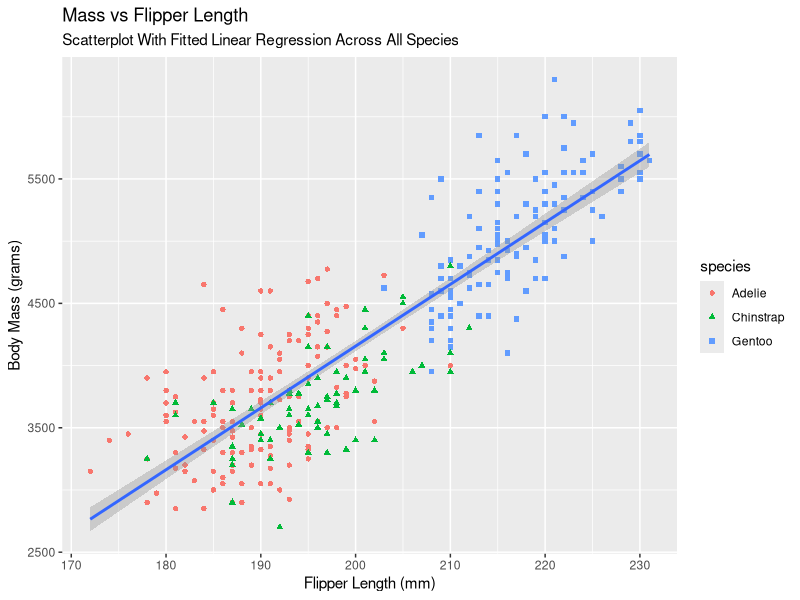
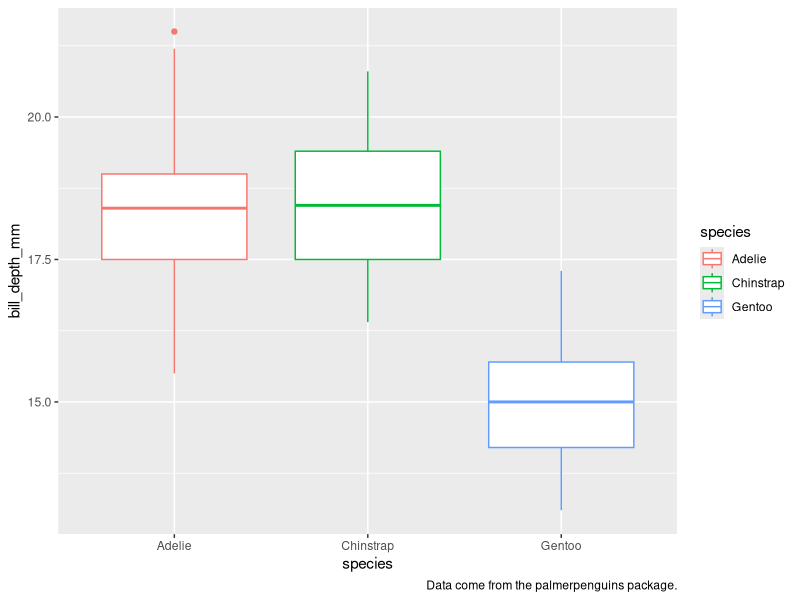

Recreate these plots in R, in order. (Note: this script raises an error after producing the figures.)
## ---- chunk 1
library(tidyverse)
library(palmerpenguins)
library(ggthemes)
## ---- chunk 2
penguins
## ---- chunk 3
# utilise the unique() function to return all rows containing unique observation, check the count against the original dataset
dimensions_original <- dim(penguins)

unique_penguins <- unique(penguins)
dimensions_analyses <- dim(unique_penguins)

dimensions_analyses == dimensions_original
print(dimensions_analyses)
print(dimensions_original)
# They are all unique, therefore tidy in the sense of observations, at least.
## ---- chunk 4
# Lets examine what we've created below:
# firstly, line '1' gives us the mapping of the x and y variables ONLY, leaving the rest as a choice. We can map the colour to species in any 'geom' function used if we wish to
figure_1 <- ggplot(penguins, aes(x = flipper_length_mm, y = body_mass_g)) +
  geom_point(mapping = aes(colour = species, shape = species)) + 
  geom_smooth(method = "lm") +
  labs(
    title = "Mass vs Flipper Length",
    subtitle = "Scatterplot With Fitted Linear Regression Across All Species",
    x = "Flipper Length (mm)",
    y = "Body Mass (grams)"
  )

# The mapping in geom_point() keeps the colour and shape separated by species only within the scatterpoints themselves. Thus, the line of best fit isn't separated by species/colour

figure_1
## ---- chunk 5
?penguins
## ---- chunk 6
bill_depth_length <- ggplot(penguins, mapping = aes(x = species, y = bill_depth_mm)) +
  geom_boxplot(mapping = aes(colour = species))  +
  labs(
    caption = "Data come from the palmerpenguins package."
  )

bill_depth_length
## ---- chunk 7
ggplot(data = penguins) + 
  geom_point()
## ---- chunk 8
?labs
## ---- chunk 9
scratch_plot <- ggplot(data = penguins, mapping = aes(x = flipper_length_mm, y = body_mass_g)) +
  geom_point(mapping = aes(colour = bill_depth_mm)) +
  geom_smooth()

scratch_plot
## ---- chunk 10
ggplot(
  data = penguins,
  mapping = aes(x = flipper_length_mm, y = body_mass_g, color = island)
) +
  geom_point() +
  geom_smooth(se = TRUE)
## ---- chunk 11
ggplot() +
  geom_point(
    data = penguins,
    mapping = aes(x = flipper_length_mm, y = body_mass_g)
  ) +
  geom_smooth(
    data = penguins,
    mapping = aes(x = flipper_length_mm, y = body_mass_g)
  )
## ---- chunk 12
# Don't need to enter in the y variable, just takes in 'count'. fct_infreq allows you to
# transform into factors and order by frequency!
ggplot(penguins, aes(x = fct_infreq(species))) +
  geom_bar()
## ---- chunk 13
ggplot(penguins, aes(x = body_mass_g)) +
  geom_histogram(bins = 52) # Note that bins allows you to specify an exact number of bins, whereas bindwidth gives the width and then calculates the number of bins from that
## ---- chunk 14
ggplot(penguins, aes(y = fct_infreq(species))) +
  geom_bar()
## ---- chunk 15
ggplot(diamonds, aes(x = carat)) +
  geom_density()

ggplot(diamonds, aes(x = carat, y = price)) +
  geom_point(aes(colour = cut))
## ---- chunk 16
# We can also look at stacking two categorical variables against one another

ggplot(penguins, aes(x = island, fill = species)) + #The fill aesthetic tells you how to colour the bars
  geom_bar()

ggplot(penguins, aes(x = island, fill = species)) +
  geom_bar(position = "fill")
## ---- chunk 17
# Getting 4 variables into a single chart:

ggplot(penguins, aes(x = flipper_length_mm, y = body_mass_g)) +
  geom_point(aes(color = species, shape = island))
# Pretty, but messy. How about facet_wrap()?:

ggplot(penguins, aes(x = flipper_length_mm, y = body_mass_g)) +
  geom_point(aes(color = species)) +
  facet_wrap(~island)
## ---- chunk 18
head(mpg)
## ---- chunk 19
ggplot(mpg, aes(hwy, displ, size = cty, colour = cty)) +
  geom_point()
## ---- chunk 20
ggplot(penguins, aes(bill_depth_mm, bill_length_mm)) +
  geom_point(aes(colour = species)) +
  geom_smooth(colour = "black") +
  facet_wrap(~species)
## ---- chunk 21
ggplot(
  data = penguins,
  mapping = aes(
    x = bill_length_mm, y = bill_depth_mm, 
    color = species, shape = species
  )
) +
  geom_point()
## ---- chunk 22
ggplot(penguins, aes(x = island, fill = species)) +
  geom_bar(position = "fill")
ggplot(penguins, aes(x = species, fill = island)) +
  geom_bar(position = "fill")
